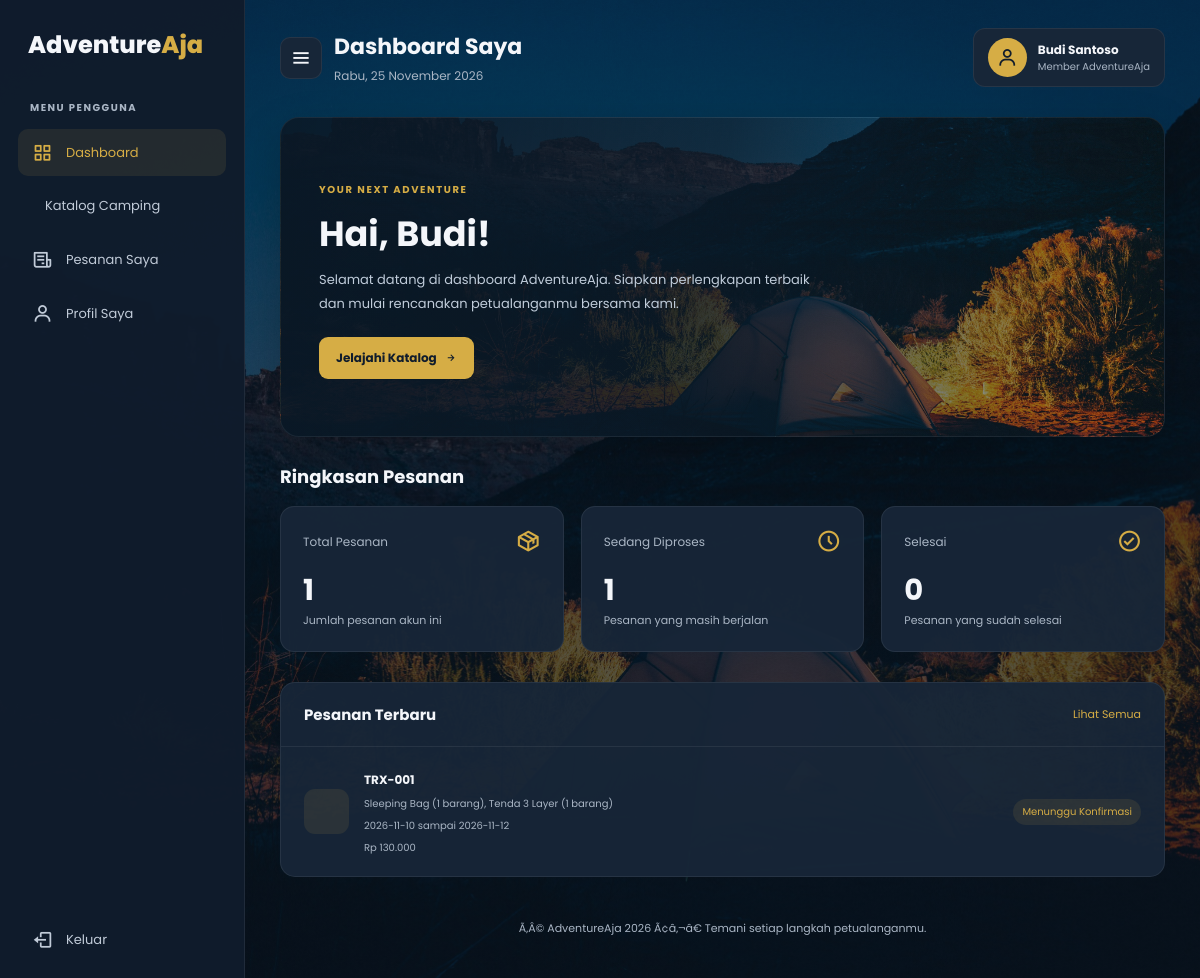
The page /user-dashboard.php (signed in) on the database its author committed.
### tables this page shows
CREATE TABLE `transactions` (
  `id` int NOT NULL,
  `user_id` int NOT NULL,
  `transaction_code` varchar(30) NOT NULL,
  `rental_start_date` date NOT NULL,
  `rental_end_date` date NOT NULL,
  `total_amount` decimal(12,2) NOT NULL,
  `status` enum('pending','active','completed','cancelled') DEFAULT 'pending',
  `created_at` timestamp NULL DEFAULT CURRENT_TIMESTAMP
);

### user-dashboard.php (called while the page is built)
<?php
require __DIR__ . '/pages/user/user-dashboard.php';

### includes/auth.php (called while the page is built, shortened)
<?php
function e($value): string
{
    return htmlspecialchars((string) $value, ENT_QUOTES, 'UTF-8');
}
?>

### pages/user/user-dashboard.php (the view, shortened to what this page needs)
<?php
require_once APP_ROOT . '/includes/auth.php';
require_once APP_ROOT . '/config/koneksi.php';
$user = $_SESSION['user'];
$userId = (int)($user['id'] ?? 0);
$userName = $user['name'] ?? 'Pengguna';
function rupiah($value): string {
    return 'Rp ' . number_format((float)$value, 0, ',', '.');
}
function statusLabel($status): string {
    $labels = [
        'pending' => 'Menunggu Konfirmasi',
        'active' => 'Sedang Diproses',
        'completed' => 'Selesai',
        'cancelled' => 'Dibatalkan'
    ];
    return $labels[$status] ?? ucfirst((string)$status);
}
$orders = [];
$orderSql = "
    SELECT
        t.id,
        t.transaction_code,
        t.rental_start_date,
        t.rental_end_date,
        t.total_amount,
        t.status,
        t.created_at,
        GROUP_CONCAT(
            CONCAT(p.name, ' (', td.quantity, ' barang)')
            ORDER BY p.name SEPARATOR ', '
        ) AS product_names
    FROM transactions t
    LEFT JOIN transaction_details td ON td.transaction_id = t.id
    LEFT JOIN products p ON p.id = td.product_id
    WHERE t.user_id = ?
    GROUP BY
        t.id, t.transaction_code, t.rental_start_date,
        t.rental_end_date, t.total_amount, t.status, t.created_at
    ORDER BY t.created_at DESC
";
$stmt = mysqli_prepare($conn, $orderSql);
mysqli_stmt_bind_param($stmt, "i", $userId);
mysqli_stmt_execute($stmt);
$orderResult = mysqli_stmt_get_result($stmt);
while ($order = mysqli_fetch_assoc($orderResult)) {
    $orders[] = $order;
}
$totalOrders = count($orders);
$processingOrders = 0;
$completedOrders = 0;
foreach ($orders as $order) {
    if (in_array($order['status'], ['pending', 'active'], true)) {
        $processingOrders++;
    }
}
?>
<!DOCTYPE html>
<html lang="id">
<head>
<link href="https://unpkg.com/boxicons@2.1.4/css/boxicons.min.css" rel="stylesheet">
</head>
<body>
<aside class="sidebar" id="userSidebar">
    <a href="#dashboard" class="logo" data-page="dashboard">Adventure<span>Aja</span></a>
    <p class="nav-label">MENU PENGGUNA</p>
    <a href="#dashboard" class="nav-link active" data-page="dashboard"><i class="bx bx-grid-alt"></i><span>Dashboard</span></a>
    <a href="#katalog" class="nav-link" data-page="katalog"><i class="bx bx-backpack"></i><span>Katalog Camping</span></a>
    <a href="#pesanan" class="nav-link" data-page="pesanan"><i class="bx bx-receipt"></i><span>Pesanan Saya</span></a>
    <a href="#profil" class="nav-link" data-page="profil"><i class="bx bx-user"></i><span>Profil Saya</span></a>
    <div class="sidebar-bottom"><a href="logout.php" class="nav-link"><i class="bx bx-log-out"></i><span>Keluar</span></a></div>
</aside>
<main class="main">
<header class="topbar">
    <div class="topbar-start">
        <button type="button" class="sidebar-toggle" id="userSidebarToggle" aria-label="Tutup sidebar" aria-controls="userSidebar" aria-expanded="true">
            <i class="bx bx-menu" aria-hidden="true"></i>
        </button>
        <div><h2 id="pageTitle">Dashboard Saya</h2><p id="currentDate"></p></div>
    </div>
    <div class="account">
        <div class="avatar"><i class="bx bx-user"></i></div>
        <div><strong><?= e($userName) ?></strong><small>Member AdventureAja</small></div>
    </div>
</header>
<div class="page-section" data-page-section="dashboard" id="dashboard">
    <section class="hero">
        <div>
            <span class="eyebrow">YOUR NEXT ADVENTURE</span>
            <h1>Hai, <?= e(explode(' ', $userName)[0]) ?>!</h1>
            <p>Selamat datang di dashboard AdventureAja. Siapkan perlengkapan terbaik dan mulai rencanakan petualanganmu bersama kami.</p>
            <a href="#katalog" class="primary-btn" data-page="katalog">Jelajahi Katalog <i class="bx bx-right-arrow-alt"></i></a>
        </div>
    </section>
    <section>
        <h2 class="section-title">Ringkasan Pesanan</h2>
        <div class="stats">
            <article class="stat-card"><div class="stat-top">Total Pesanan <i class="bx bx-package"></i></div><div class="stat-number"><?= $totalOrders ?></div><p class="stat-desc">Jumlah pesanan akun ini</p></article>
            <article class="stat-card"><div class="stat-top">Sedang Diproses <i class="bx bx-time-five"></i></div><div class="stat-number"><?= $processingOrders ?></div><p class="stat-desc">Pesanan yang masih berjalan</p></article>
            <article class="stat-card"><div class="stat-top">Selesai <i class="bx bx-check-circle"></i></div><div class="stat-number"><?= $completedOrders ?></div><p class="stat-desc">Pesanan yang sudah selesai</p></article>
        </div>
    </section>
    <section class="content-card">
        <div class="card-heading"><h3>Pesanan Terbaru</h3><a href="#pesanan" data-page="pesanan">Lihat Semua</a></div>
        <?php if (empty($orders)): ?>
            <div class="empty-state"><i class="bx bx-receipt"></i>Belum ada pesanan pada akun ini.<br>Yuk, mulai pilih perlengkapan camping!</div>
        <?php else: ?>
            <?php foreach (array_slice($orders, 0, 3) as $order): ?>
                <div class="order-item">
                    <div class="order-icon"><i class="bx bx-backpack"></i></div>
                    <div class="order-info">
                        <strong><?= e($order['transaction_code']) ?></strong>
                        <p><?= e($order['product_names'] ?: 'Detail produk tidak tersedia') ?></p>
                        <p><?= e($order['rental_start_date']) ?> sampai <?= e($order['rental_end_date']) ?></p>
                        <p><?= rupiah($order['total_amount']) ?></p>
                    </div>
                    <span class="status <?= e($order['status']) ?>"><?= e(statusLabel($order['status'])) ?></span>
                </div>
            <?php endforeach; ?>
        <?php endif; ?>
    </section>
</div>
<footer class="footer">Ã‚Â© AdventureAja 2026 Ã¢â‚¬â€ Temani setiap langkah petualanganmu.</footer>
</main>
</body>
</html>

### rows shown on the page
transactions: transaction_code "TRX-001", product_names "Sleeping Bag (1 barang), Tenda 3 Layer (1 barang)", rental_start_date "2026-11-10", rental_end_date "2026-11-12", total_amount "Rp 130.000", status "Menunggu Konfirmasi"

### other values the page prints
$userName "Budi Santoso"
explode(' ', $userName)[0] "Budi"
$totalOrders "1"
$processingOrders "1"
$completedOrders "0"
